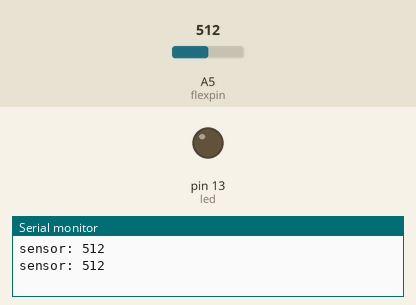
Recording of a sketch running on a simulated Arduino Uno, built with avr-gcc and run on an emulated ATmega328P. On the bench: output pins drawn as LEDs (lit = HIGH), the last lines printed to the serial monitor. The inputs (shaded band) are chosen by the test bench; at power-on: A5 (flexpin) = 512.

Above: at 1.8 s.
1.9 s: A5 (flexpin) set to 962
3.4 s: A5 (flexpin) set to 998
At 5.2 s:
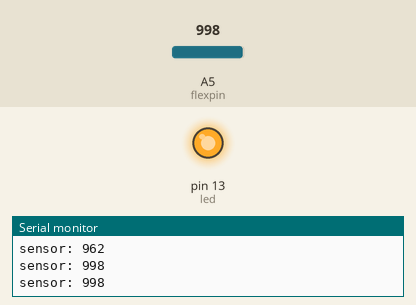
5.5 s: A5 (flexpin) set to 970
At 6.7 s:
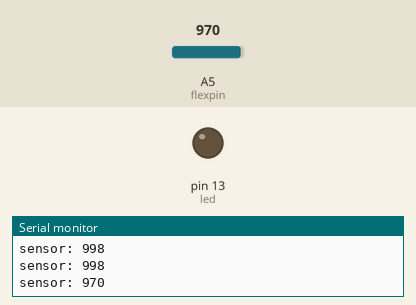
7.5 s: A5 (flexpin) set to 990
At 8.3 s:
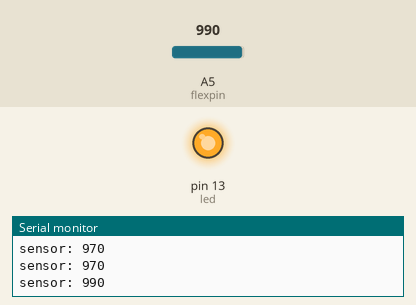
Timing chart, 0 to 10.5 s (numbered marks = the images above; inputs shaded):
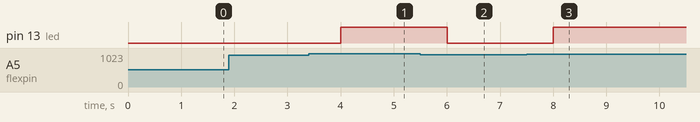

Measured:
- the behaviour switches between 980 and 981 on A5 (flexpin) (found by bisection; images 0 and 1)
- after the input at 3.4 s, pin 13 (led): LOW → HIGH after 0.60 s
- after the input at 5.5 s, pin 13 (led): HIGH → LOW after 0.50 s
- after the input at 7.5 s, pin 13 (led): LOW → HIGH after 0.50 s

The sketch:

test_flex.ino
```cpp
//센서와 연결된 아날로그 핀 설정
int flexpin = A5;
int  led = 13;

void setup() {
  // 시리얼 통신을 열고 속도를 9600로 설정한다.
    Serial.begin(9600);
    pinMode(led, OUTPUT);
}

void loop() {
  //센서값을 저장할 변수 설정
  int flexVal;
  // 센서로 부터 보내오는 값을 입력 받는다.(0-1023)
  flexVal = analogRead(flexpin);
  Serial.print("sensor: ");
  // sensor:XXX 로 출력한다(XXX값은 센서로 부터 읽어 온 값)
  Serial.println(flexVal);
  if(flexVal > 980){
    digitalWrite(led, HIGH);
  }
  else {
    digitalWrite(led,LOW);
  }

  delay(1000);
}
```
